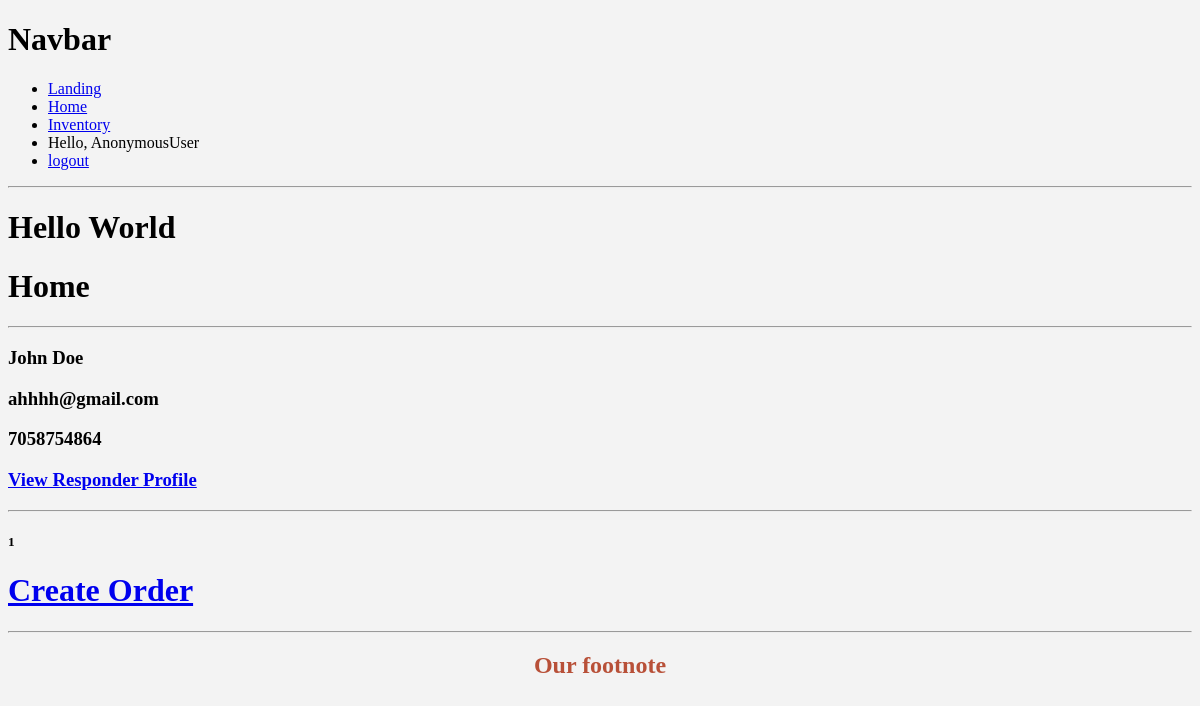
Page /home/ on the earlier database version.
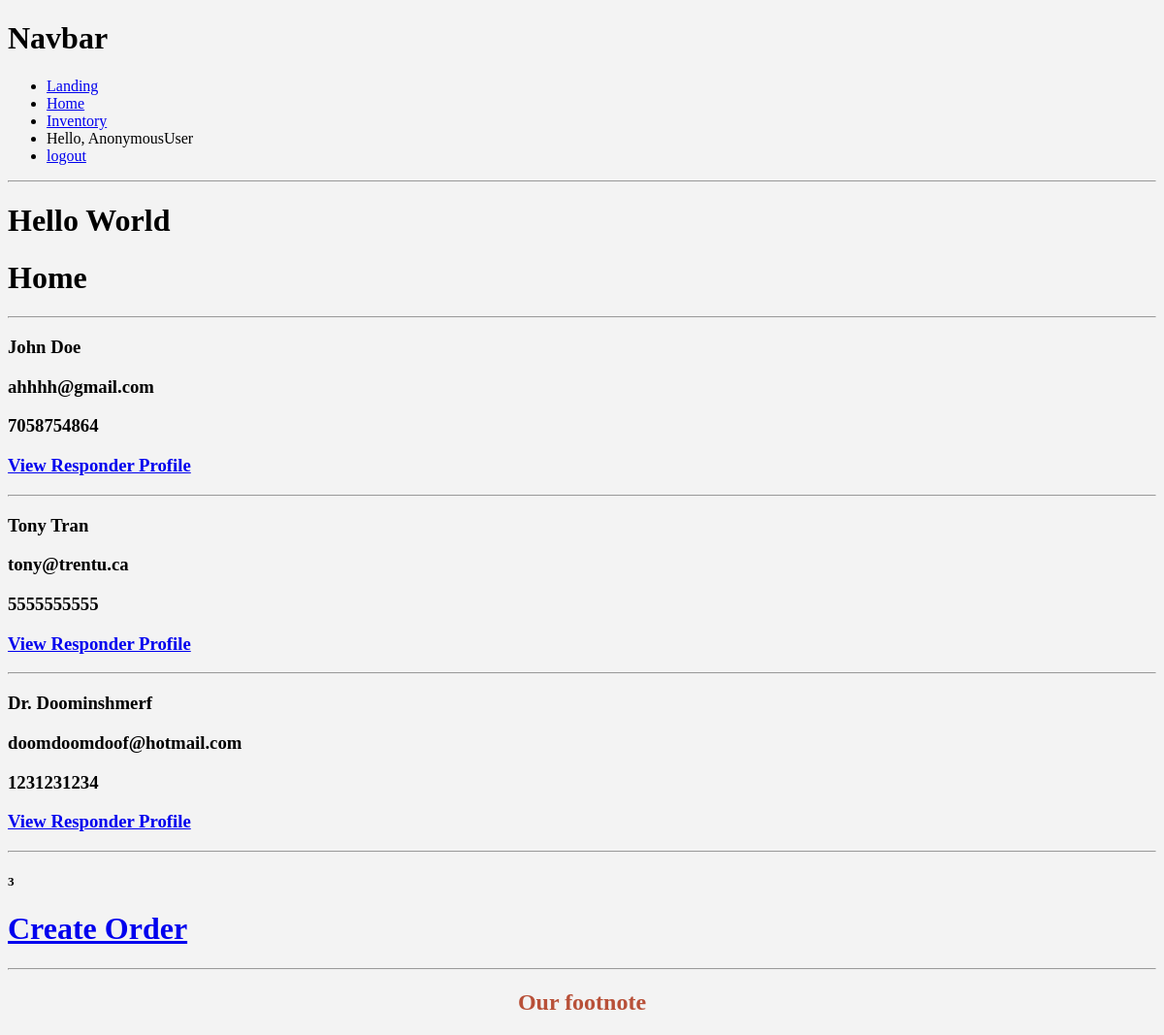
Same page on the later database version.
### manager/models.py (models this page shows, shortened)
class Responder(models.Model):
    name = models.CharField(max_length=200, null=True)
    phone = models.CharField(max_length=10, null=True)
    email = models.CharField(max_length=250, null=True)
    date_created = models.DateTimeField(auto_now_add=True)

### manager/views.py (the view)
# urls.py: 2. Add a URL to urlpatterns:  path('', views.home, name='home')
def home(request):
    responders = Responder.objects.all()
    total_responders = responders.count()
    context = {
        'responders': responders,
        'total_responders': total_responders
    }
    return render(request, 'manager/home.html', context)

### manager/templates/manager/home.html
{% extends 'manager/main.html' %}
{% load static%}
{% block content %}
<h1>Home</h1>
<hr>
{% for res in responders %}
    <h3>{{res.name}}</h3>
    <h3>{{res.email}}</h3>
    <h3>{{res.phone}}</h3>
    <h3><a href="{% url 'dashboard' res.id %}">View Responder Profile</a></h3>
    <hr>
{% endfor %}
<h5>{{total_responders}}</h5>
<h1><a href="{% url 'create_order' %}">Create Order</a></h1>
{% endblock %}

### manager/templates/manager/main.html (shortened to what this page needs)
{% load static %}
<!DOCTYPE html>
<html lang="en">
<head>
    {% load static %}
    <link rel="stylesheet" type="text/css" href="{% static '/css/main.css' %}">
</head>
<body>
    {% include 'manager/navbar.html' %}
    <h1>Hello World</h1>
    {% block content %}
    {% endblock %}
    {% include 'manager/footer.html' %}
</body>
</html>

### manager/templates/manager/navbar.html
{% load static %}
<h1>Navbar</h1>
<nav>
    <ul>
        <li>
            <a href="{% url 'landing' %}">Landing</a>
        </li>
        <li>
            <a href="{% url 'home' %}">Home</a>
        </li>
        <li>
            <a href="{% url 'inventory' %}">Inventory</a>
        </li>
        <li>
            Hello, {{request.user}}
        </li>
        <li>
            <a href="{% url 'logout' %}">logout</a>
        </li>
    </ul>
</nav>
<hr>

### manager/templates/manager/footer.html
{% load static %}
<hr>
<h2>Our footnote</h2>

### static/css/main.css (style rules this page uses)
:root { --primary-color: #b85038; --accent-color: #342c6b; --text-color: #191a23; --bg-color: #f3f3f3; }
body { background-color: var(--bg-color); }
h2 { color: var(--primary-color); text-align: center; }

Differences in the rows shown:
added Responder: name "Tony Tran", email "tony@trentu.ca", phone "5555555555"
added Responder: name "Dr. Doominshmerf", email "doomdoomdoof@hotmail.com", phone "1231231234"
Other differences:
{{ total_responders }}: "1" → "3"
